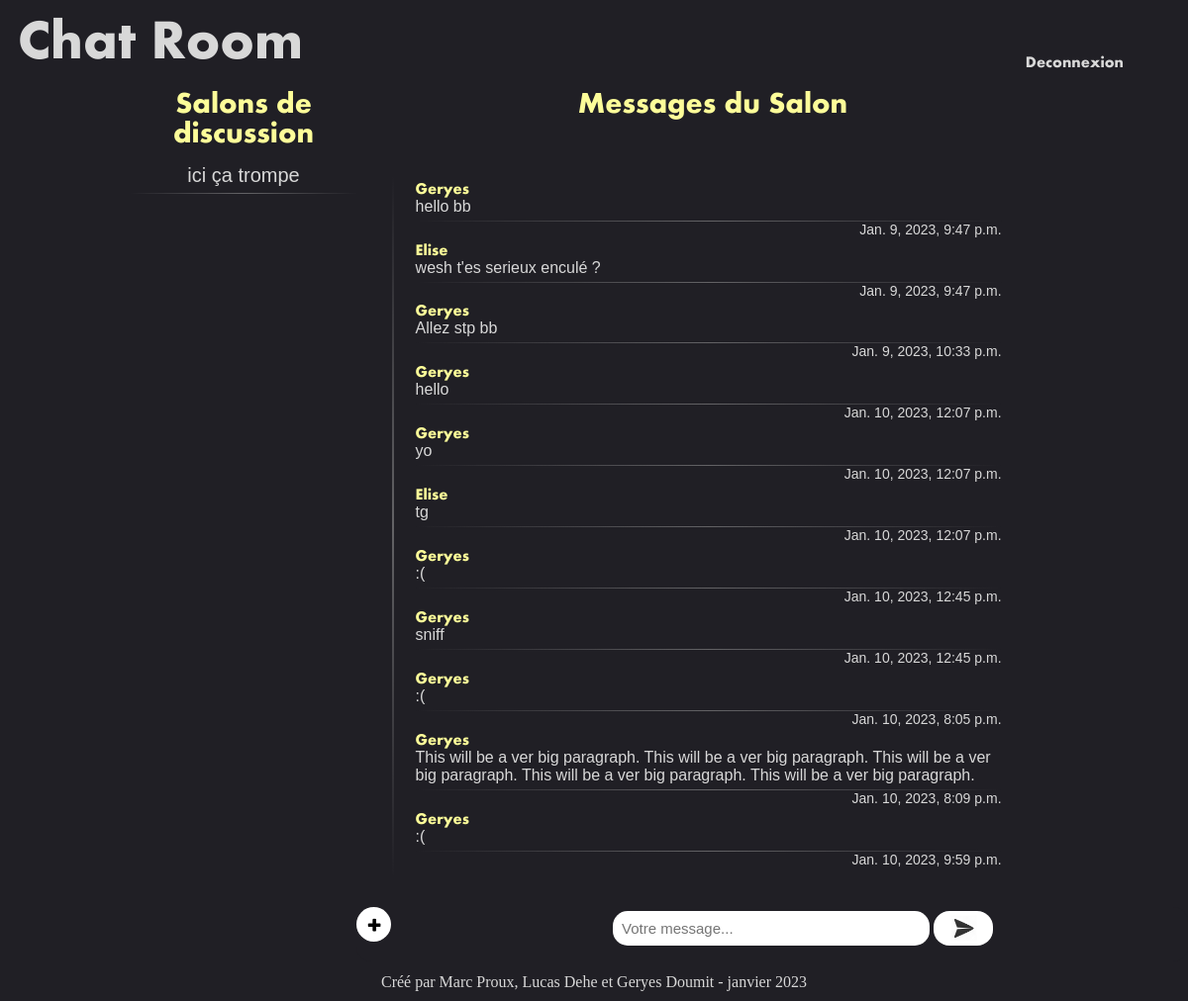
The page /chatrooms/2/ (signed in) on the database as committed earlier.
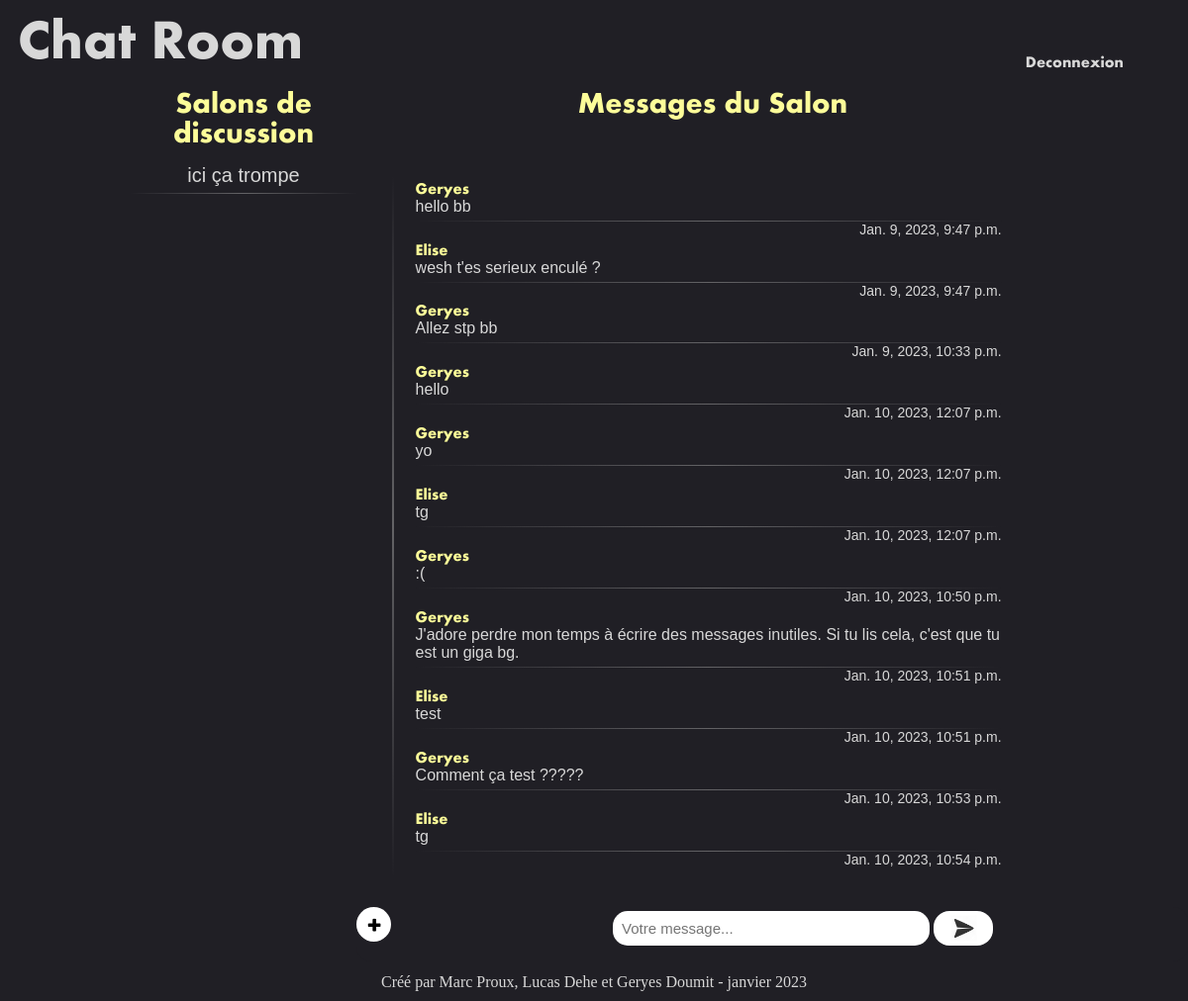
The same page on the database as committed later.
### chatRoom/models.py (models this page shows, shortened)
class Room(models.Model):
    name = models.CharField(max_length=200)
    users = models.ManyToManyField(User)

class Message(models.Model):
    user = models.ForeignKey(User, on_delete=models.CASCADE)
    room = models.ForeignKey(Room, on_delete=models.CASCADE)
    message = models.CharField(max_length=200)
    date = models.DateTimeField('date published')

### chatRoom/views.py (the view)
# urls.py: path('chatrooms/<int:id>/', views.room, name='room'),
def room(request, id):
    if id not in Room.objects.filter(users=request.user).values_list('pk', flat=True):
        raise Http404('Page not found')
    last_message_time = Max("message__date")
    room_list = Room.objects.filter(users=request.user).annotate(last_message_time=last_message_time).order_by('-last_message_time')
    romm = get_object_or_404(Room, id=id)
    messages_in_room = romm.message_set.all()
    return render(request, 'chatRoom/main-page.html', {'room_list':room_list, 'messages_in_room':messages_in_room})

### chatRoom/templates/chatRoom/main-page.html
{% extends "chatRoom/baseLayout.html" %}
{% block content %}
{% if user.is_authenticated %}
    <header>
        <h1 class="main-page-title"><a href="{% url 'index' %}">Chat Room</a></h1>
        <a class="log-out" href="{% url 'logout' %}">Deconnexion</a>
    </header>
    <p class="Room-title">Salons de discussion</p>
    <aside class="Room-list">
        <nav>
            <ul>
                {% for room in room_list %}
                    <li class="Room-name"><a href="{% url 'room' room.id %}">{{ room.name }}</a></li>
                {% endfor %}
            </ul>
        </nav>
    </aside>
    <p class="Messages-title">Messages du Salon</p>
    <section class="messages-list">
        <nav>
            <ul class="message-box">
                {% for message in messages_in_room %}
                    <li class="user">{{ message.user }}</li>
                    <li class="message">{{ message.message }}</li>
                    <li class="date">{{ message.date }}</li>
                {% endfor %}
                <p class="space">ㅤ</p>
            </ul>
        </nav>
    </section>
    <section class="fixed-buttons">
        <button class="add-room-button" title="Créer un salon de discussion"></button>
        <div>
            <input type="text" placeholder="Votre message..." name="message-text-field" id="msg-txt-field" maxlength="500">
            <button class="send-button" title="Envoyer le message"> </button>
        </div>
    </section>
{% else %}
    <p>You are not logged in</p>
    <a href="{% url 'login' %}">Log In</a>
{% endif %}
{% endblock %}

### chatRoom/templates/chatRoom/baseLayout.html (shortened to what this page needs)
<!doctype html>
{% load static %}
<html lang="fr">
  <head>
    {% block styles %}
        <link rel="stylesheet" href="{% static 'chatRoom/style.css' %}" />
    {% endblock %}
  </head>
<body>
    <section>
        {% block content %} {% endblock %}
    </section>
    <footer>
        <div>
            <p>Créé par Marc Proux, Lucas Dehe et Geryes Doumit - janvier 2023</p>
        </div>
    </footer>

### chatRoom/static/chatRoom/style.css (style rules this page uses)
* { margin: 0; padding: 0; color: rgb(216, 216, 216); }
body { background-color: rgb(32,31,37); }
.log-out { position: absolute; right: 5%; top: 5%; text-decoration: none; font-family: Aharoni, sans-serif; border-radius: 12px; transition: ease-in-out 0.3s; padding: 5px; }
footer { position: fixed; z-index: 0; bottom: 1%; color: rgb(167, 167, 167); width: 100%; text-align: center; margin: auto; }
.main-page-title { font-family: Aharoni, sans-serif; text-align: left; color: rgb(216, 216, 216); font-size: 350%; margin: 1.5%; }
.main-page-title a { text-decoration: none; }
li { list-style-type: none; width: 100%; }
.Messages-title, .Room-title { display: inline-block; font-family: Aharoni, sans-serif; font-size: 30px; text-align: center; color: rgb(253, 253, 153); }
.Room-title { width: 19%; margin-left: 11%; }
.Messages-title { float: right; width: 60%; margin-right: 10%; }
.messages-list { width: 60%; height: 70%; padding-right: 7%; text-align: left; position: absolute; bottom: 15%; right: 0%; }
.messages-list nav { padding-left: 3%; margin-top: 3.6%; height: 100%; border-left: 2px solid; border-image:linear-gradient(0deg, rgba(167,167,167,0) 0%, rgba(167,167,167,0.5) 50%, rgba(167,167,167,0) 100%) 1; position: relative; }
.user { color: rgb(253, 253, 153); font-family: Aharoni, sans-serif; margin-top: 1%; }
.message { font-family: sans-serif; padding-bottom: 5px; color: rgb(216, 216, 216); border-bottom: 1px solid; border-image:linear-gradient(90deg, rgba(167,167,167,0) 0%, rgba(167,167,167,0.5) 50%, rgba(167,167,167,0) 100%) 1; }
.date { font-family: sans-serif; text-align: right; font-size: 14px; }
.message-box { width: 85%; }
.messages-list ul { align-items: baseline; }
.messages-list nav { overflow-y: auto; }
.Room-name { border-bottom: 1px solid; border-image:linear-gradient(90deg, rgba(167,167,167,0) 0%, rgba(167,167,167,0.5) 50%, rgba(167,167,167,0) 100%) 1; border-radius: 7px; font-family: sans-serif; font-size: 20px; text-align: center; margin: 3% 0 3% 0; transition: ease-in-out 0.2s; cursor: pointer; overflow: hidden; text-decoration: none; }
.Room-name a { text-align: center; display: block; text-decoration: none; margin: auto; padding: 3%; }
.Room-list { width: 19%; height: 72%; margin-left: 5%; padding-left: 6%; padding-right: 3%; position: absolute; left: 0; overflow-y: auto; direction: rtl; }
.add-room-button { background-color: white; background-image: url(img/plus.png); background-size: 45%; background-position: center; background-repeat: no-repeat; width: 35px; height: 35px; border: 0; border-radius: 100%; margin-right: 220px; margin-bottom: 20px; transition: ease-in-out 0.2s; }
.send-button { height: 35px; width: 60px; vertical-align: bottom; border: 0; border-radius: 16px; background-color: white; background-image: url("img/send.png"); background-size: 45%; background-position: center; background-repeat: no-repeat; transition: ease-in-out 0.2s; }
.fixed-buttons input { width: 60%; vertical-align: bottom; font-size: 15px; padding: 9px; border: 0; border-radius: 15px; background-color: white; color: rgb(32,31,37); transition: ease-in-out 0.2s; }
.fixed-buttons div { display: inline-block; width: 60%; }
.fixed-buttons { margin: auto; width: 70%; display: inline-block; position: fixed; bottom: 4%; left: 30%; border-radius: 15px; background-color: rgb(32,31,37); }
.space { height: 10%; }

Rows that differ between the two databases and show on the page:
removed Message: user "Geryes", message ":(", date "Jan. 10, 2023, 12:45 p.m."
removed Message: user "Geryes", message "sniff", date "Jan. 10, 2023, 12:45 p.m."
removed Message: user "Geryes", message ":(", date "Jan. 10, 2023, 8:05 p.m."
removed Message: user "Geryes", message "This will be a ver big paragraph. This will be a ver big paragraph. This will be a ver big paragraph. This will be a ver big paragraph. This will be a ver big paragraph.", date "Jan. 10, 2023, 8:09 p.m."
removed Message: user "Geryes", message ":(", date "Jan. 10, 2023, 9:59 p.m."
added Message: user "Geryes", message ":(", date "Jan. 10, 2023, 10:50 p.m."
added Message: user "Geryes", message "J'adore perdre mon temps à écrire des messages inutiles. Si tu lis cela, c'est que tu est un giga bg.", date "Jan. 10, 2023, 10:51 p.m."
added Message: user "Elise", message "test", date "Jan. 10, 2023, 10:51 p.m."
added Message: user "Geryes", message "Comment ça test ?????", date "Jan. 10, 2023, 10:53 p.m."
added Message: user "Elise", message "tg", date "Jan. 10, 2023, 10:54 p.m."
